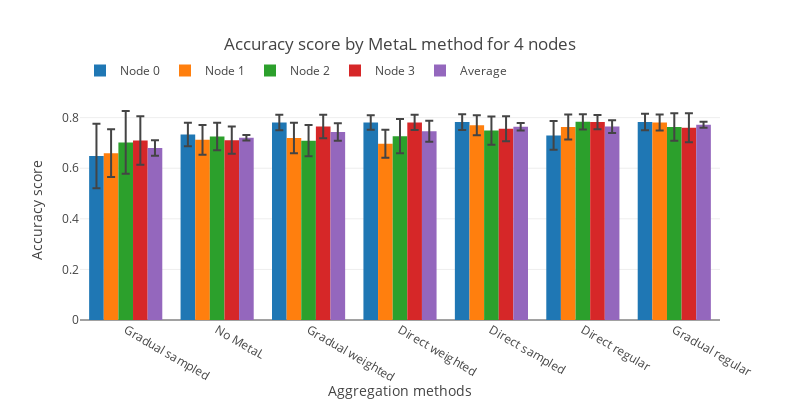

Notebook source saved alongside this figure:
### Code cell
fig=go.Figure()
for node in range(n_nodes):
    fig.add_trace(go.Bar(x=processed_aggregation_names, y=[val[node] for val in by_node_averages],error_y=dict(type="data",array=[val[node] for val in by_node_stds]),name=f"Node {node}"))
fig.add_trace(go.Bar(x=processed_aggregation_names, y=aggregation_averages,error_y=dict(type="data",array=aggregation_stds),name="Average"))
fig.update_layout(template="none", title=f"Accuracy score by {' '.join(plot_file_term.split('_'))} for {NODE_COUNT} nodes",
                  width=800,height=400,legend=dict( orientation="h",y=1.2))
fig.update_xaxes(title="Aggregation methods")
fig.update_yaxes(title="Accuracy score")
fig.write_image(f"./../figs/Average_score_by_{plot_file_term}_{NODE_COUNT}_nodes.svg")
fig.show()

### Figure 1 — Plotly figure (JSON) as saved in the notebook; plotly's stock layout.template omitted (floating-point values rounded to 4 significant figures)
{"data": [{"error_y": {"array": [0.1277, 0.04655, 0.03043, 0.02855, 0.03101, 0.0568, 0.03297], "type": "data"}, "name": "Node 0", "type": "bar", "x": ["Gradual sampled", "No MetaL", "Gradual weighted", "Direct weighted", "Direct sampled", "Direct regular", "Gradual regular"], "y": [0.6481, 0.7334, 0.7806, 0.7807, 0.7826, 0.7298, 0.7828]}, {"error_y": {"array": [0.09447, 0.05858, 0.06003, 0.0557, 0.03996, 0.04969, 0.03169], "type": "data"}, "name": "Node 1", "type": "bar", "x": ["Gradual sampled", "No MetaL", "Gradual weighted", "Direct weighted", "Direct sampled", "Direct regular", "Gradual regular"], "y": [0.6596, 0.7123, 0.7195, 0.6969, 0.7699, 0.763, 0.7809]}, {"error_y": {"array": [0.1241, 0.05456, 0.06171, 0.06782, 0.05577, 0.03019, 0.05483], "type": "data"}, "name": "Node 2", "type": "bar", "x": ["Gradual sampled", "No MetaL", "Gradual weighted", "Direct weighted", "Direct sampled", "Direct regular", "Gradual regular"], "y": [0.7022, 0.7253, 0.709, 0.7269, 0.7489, 0.7837, 0.763]}, {"error_y": {"array": [0.0955, 0.05396, 0.04649, 0.03005, 0.04923, 0.02786, 0.05772], "type": "data"}, "name": "Node 3", "type": "bar", "x": ["Gradual sampled", "No MetaL", "Gradual weighted", "Direct weighted", "Direct sampled", "Direct regular", "Gradual regular"], "y": [0.7097, 0.7111, 0.7647, 0.7812, 0.7563, 0.7823, 0.7601]}, {"error_y": {"array": [0.0306, 0.01075, 0.0346, 0.04172, 0.0149, 0.02509, 0.0118], "type": "data"}, "name": "Average", "type": "bar", "x": ["Gradual sampled", "No MetaL", "Gradual weighted", "Direct weighted", "Direct sampled", "Direct regular", "Gradual regular"], "y": [0.6799, 0.7205, 0.7434, 0.7464, 0.7644, 0.7647, 0.7717]}], "layout": {"height": 400, "legend": {"orientation": "h", "y": 1.2}, "title": {"text": "Accuracy score by MetaL method for 4 nodes"}, "width": 800, "xaxis": {"title": {"text": "Aggregation methods"}}, "yaxis": {"title": {"text": "Accuracy score"}}}}
